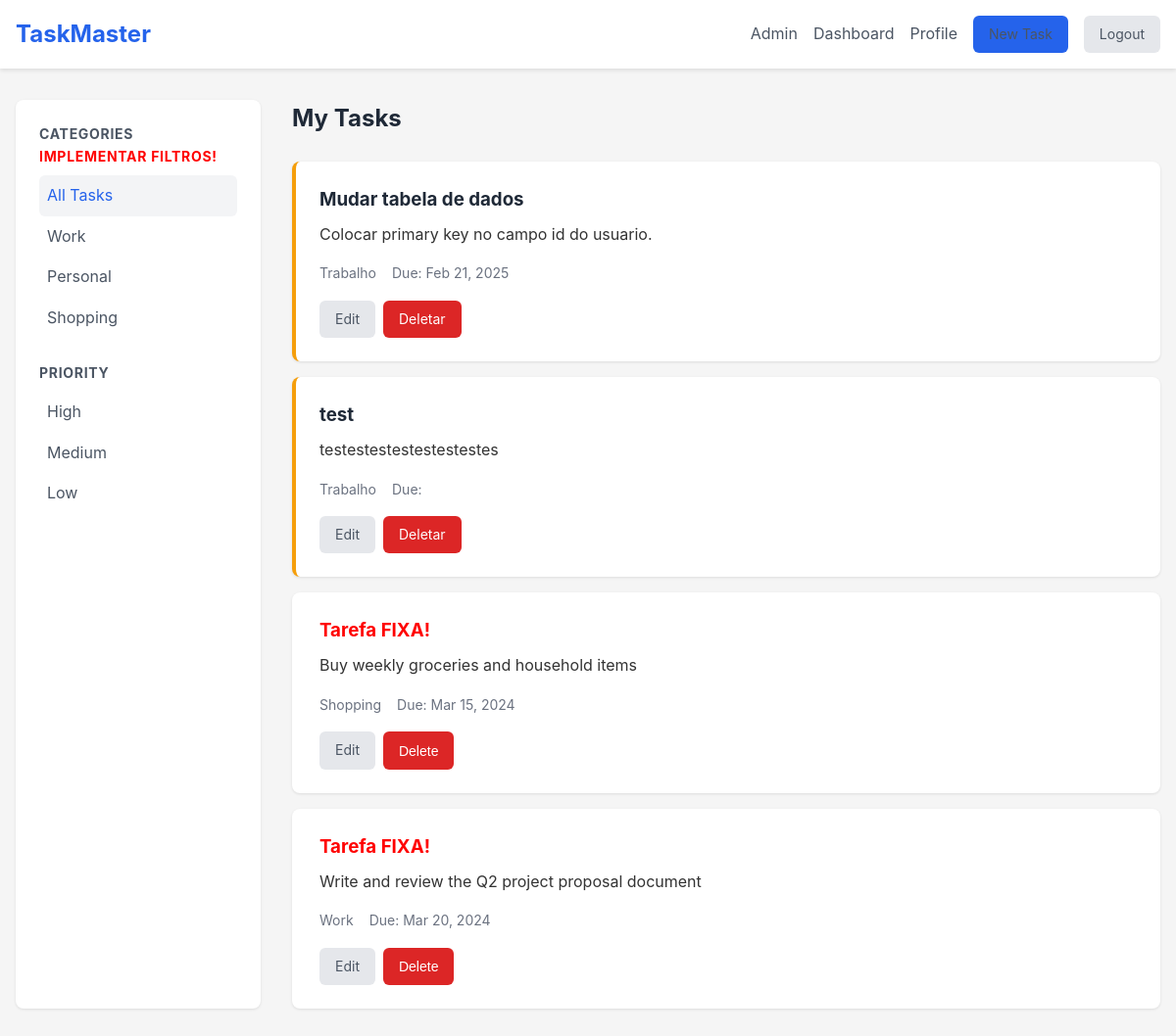
Page / (signed in) on the earlier database version.
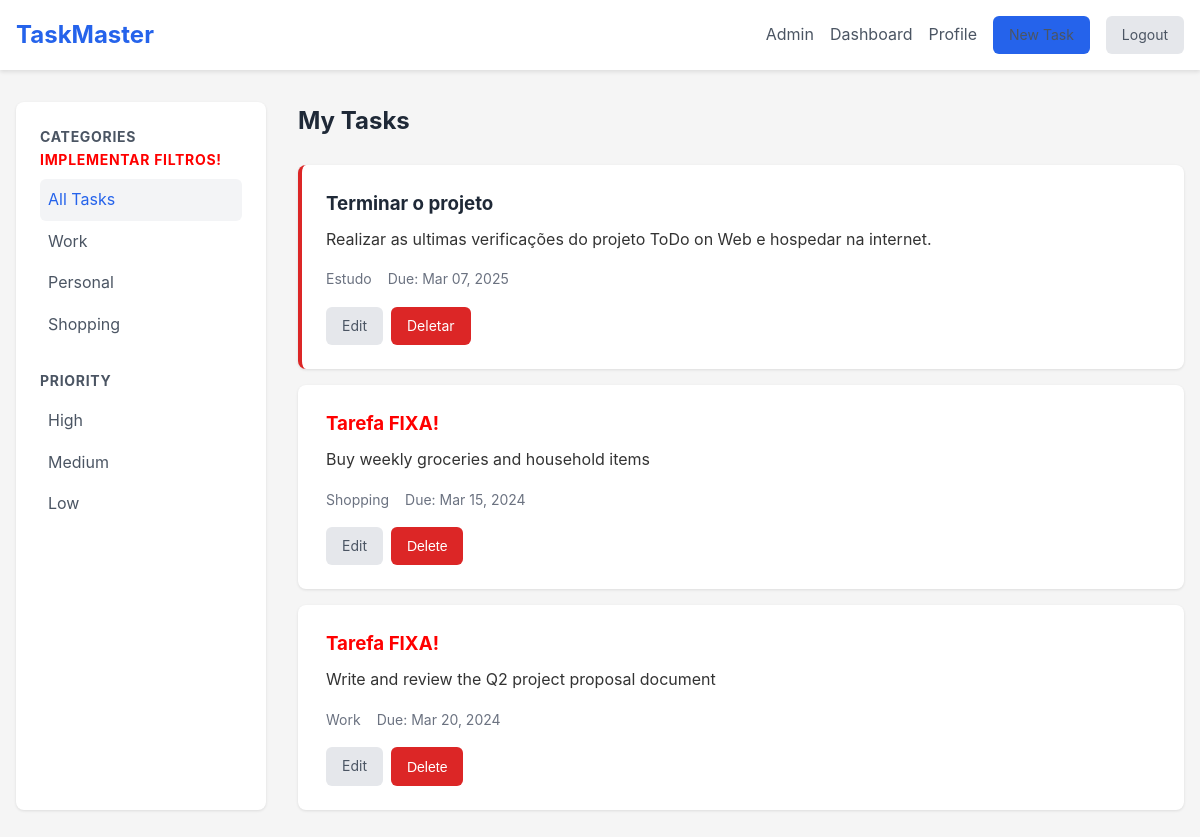
Same page on the later database version.
### tables this page shows
CREATE TABLE tasks (
        id INTEGER PRIMARY KEY,
        user_id INTEGER NOT NULL,
        name TEXT NOT NULL,
        description TEXT NOT NULL,
        created_at TEXT DEFAULT CURRENT_TIMESTAMP NOT NULL,
        due_date DATE,
        priority INTEGER CHECK(priority BETWEEN 1 AND 3),
        category TEXT CHECK(category IN ('Trabalho', 'Pessoal', 'Estudo', 'Lazer', 'Casa', 'Saude')),
        completed INTEGER DEFAULT 0,
        FOREIGN KEY (user_id) REFERENCES users(id)
    );

### config/routes.php (called while the page is built, shortened)
<?php
return [
    'GET|/' => [TaskController::class, 'dashboardPage'],
    'GET|/home' => [TaskController::class, 'homePage'],
    'GET|/admin' => [TaskController::class, 'adminPage'],
    'GET|/tarefas' => [TaskController::class, 'userTaskPage'],
    'GET|/edit-task' => [TaskController::class, 'taskForm'],
    'GET|/delete-task' => [TaskController::class, 'deleteTask'],
    'GET|/cadastro' => [UserController::class, 'userCadForm'],
    'GET|/login' => [UserController::class, 'userLoginForm'],
    'GET|/profile' => [UserController::class, 'updatePage'],
    'GET|/edit-pwd' => [UserController::class, 'updatePWDForm'],
    'GET|/delete-user' => [UserController::class, 'deleteUser'],
    'GET|/logout' => [AuthController::class, 'logout'],
    'POST|/tarefas' => [TaskController::class, 'addTask'],
    'POST|/edit-task' => [TaskController::class, 'updateTask'],
    'POST|/cadastro' => [AuthController::class, 'addUser'],
    'POST|/login' => [AuthController::class, 'login'],
    'POST|/profile' => [UserController::class, 'updateUser'],
    'POST|/edit-pwd' => [UserController::class, 'updatePWD']
];

### src/Controller/TaskController.php (called while the page is built, shortened)
<?php
class TaskController
{
    private TaskRepository $taskRepository;
    public function __construct(TaskRepository $taskRepository, UserRepository $userRepository)
    {
        $this->taskRepository = $taskRepository;
    }
    public function dashboardPage(): void
    {
        $id = $_SESSION['id'];
        $tasks = $this->taskRepository->all($id);
        require_once __DIR__ . '/../../view/dashboard.php';
    }
}

### src/Repository/TaskRepository.php (called while the page is built, shortened)
<?php
class TaskRepository
{
    private PDO $pdo;
    public function __construct(PDO $pdo)
    {
        $this->pdo = $pdo;
    }
    public function all(int|null $id = null): array
    {
        $idUser = $id !== null ? 'WHERE user_id = :id' : '';
        $stmt = $this->pdo->query(
            "SELECT * FROM tasks $idUser;"
        );
        if ($id !== null) {
            $stmt->bindValue(':id', $id);
            $stmt->execute();
        }
        $tasks = $stmt->fetchAll(PDO::FETCH_ASSOC);
        return array_map($this->hydrate(...),$tasks);
    }
    private function hydrate(array $data): Task
    {
        $task = new Task($data['name'], $data['description'], $data['priority'], $data['category']);
        $task->setId($data['id']);
        $task->setUserId($data['user_id']);
        $task->setCreated_at($data['created_at']);
        $task->setDueDate($data['due_date']);
        return $task;
    }
}

### src/Entity/Task.php (called while the page is built, shortened)
<?php
class Task
{
    private int $id;
    public readonly string $due_date;
    public function __construct(string $name, string $description, int $priority, string $category)
    {
        $this->name = $name;
        $this->description = $description;
        $this->priority = $priority;
        $this->category = $category;
    }
    public function setId(int $id): void
    {
        $this->id = $id;
    }
    public function getId(): int
    {
        return $this->id;
    }
    public function setDueDate(string $due_date): void
    {
        $this->due_date = $due_date;
    }
    public function getDueDate(): ?string
    {
        $db_date = $this->due_date;
        if (!$db_date) {
            return null;
        }
        return date('M d, Y', strtotime($db_date));
    }
}

### view/dashboard.php (the view)
    <?php require_once 'Includes/header.php'; ?>
    <main class="dashboard">
        <aside class="sidebar">
            <h3>Categories <span class="todo">Implementar filtros!</span></h3>
            <ul>
                <li><a href="#" class="active">All Tasks</a></li>
                <li><a href="#">Work</a></li>
                <li><a href="#">Personal</a></li>
                <li><a href="#">Shopping</a></li>
            </ul>
            <h3>Priority</h3>
            <ul>
                <li><a href="#">High</a></li>
                <li><a href="#">Medium</a></li>
                <li><a href="#">Low</a></li>
            </ul>
        </aside>
        <section class="task-list">
            <h2>My Tasks</h2>
            <div class="tasks">
                <?php foreach ($tasks as $task): ?>
                <div class="task-card priority-<?= $task->priority; ?>">
                    <h3><?= htmlentities($task->name); ?></h3>
                    <p><?= htmlentities($task->description); ?></p>
                    <div class="task-meta">
                        <span class="category"><?= $task->category; ?></span>
                        <span class="due-date"><?= 'Due: ' . $task->getDueDate(); ?></span>
                    </div>
                    <div class="task-actions">
                        <a href="/edit-task?id=<?= $task->getId(); ?>" class="btn-secondary">Edit</a>
                        <a class="btn-danger" href="/delete-task?id=<?= $task->getId(); ?>">Deletar</a>
                    </div>
                </div>
                <?php endforeach; ?>
                <div class="task-card priority-medium">
                    <h3><span class="todo">Tarefa FIXA!</span></h3>
                    <p>Buy weekly groceries and household items</p>
                    <div class="task-meta">
                        <span class="category">Shopping</span>
                        <span class="due-date">Due: Mar 15, 2024</span>
                    </div>
                    <div class="task-actions">
                        <a href="edit-task.php" class="btn-secondary">Edit</a>
                        <button class="btn-danger">Delete</button>
                    </div>
                </div>
                <div class="task-card priority-high">
                    <h3><span class="todo">Tarefa FIXA!</span></h3>
                    <p>Write and review the Q2 project proposal document</p>
                    <div class="task-meta">
                        <span class="category">Work</span>
                        <span class="due-date">Due: Mar 20, 2024</span>
                    </div>
                    <div class="task-actions">
                        <a href="edit-task.php" class="btn-secondary">Edit</a>
                        <button class="btn-danger">Delete</button>
                    </div>
                </div>
            </div>
        </section>
    </main>
</body>
</html>

### public/index.php (shortened to what this page needs)
<?php
$dbPath = __DIR__ . '/../db.sqlite';
$pdo = new PDO("sqlite:$dbPath");
$routes = require_once __DIR__ . '/../config/routes.php';
$method = $_SERVER['REQUEST_METHOD'];
$path = $_SERVER['PATH_INFO'] ?? '/';
$routesKey = "$method|$path";
$userRepository = new UserRepository($pdo);
$taskRepository = new TaskRepository($pdo);
if (array_key_exists($routesKey, $routes)){
    [$class, $method] = $routes[$routesKey];
    $controller = new $class($taskRepository, $userRepository);
    $controller->$method();
} else {
    http_response_code(404);
}

### view/Includes/header.php (shortened to what this page needs)
<!DOCTYPE html>
<html lang="en">
<head>
    <link rel="stylesheet" href="/css/styles.css">
</head>
<body>
    <header>
        <nav>
            <a href="/" class="logo" style="text-decoration: none;">TaskMaster</a>
            <div class="nav-links">
                <a href="/admin">Admin</a>
                <a href="/" >Dashboard</a>
                <a href="/profile?id=<?= $_SESSION['id']; ?>">Profile</a>
                <a href="/tarefas" class="btn-primary">New Task</a>
                <a href="/logout" class="btn-secondary">Logout</a>
            </div>
        </nav>
    </header>

### public/css/styles.css (style rules this page uses)
* { margin: 0; padding: 0; box-sizing: border-box; }
body { font-family: -apple-system, BlinkMacSystemFont, 'Segoe UI', Roboto, Oxygen, Ubuntu, Cantarell, sans-serif; line-height: 1.6; color: #333; background-color: #f5f5f5; }
header { background-color: white; box-shadow: 0 2px 4px rgba(0,0,0,0.1); }
nav { max-width: 1200px; margin: 0 auto; padding: 1rem; display: flex; justify-content: space-between; align-items: center; }
.logo { font-size: 1.5rem; font-weight: bold; color: #2563eb; }
.nav-links { display: flex; gap: 1rem; align-items: center; }
.nav-links a { text-decoration: none; color: #4b5563; }
.btn-primary { background-color: #2563eb; color: white; padding: 0.5rem 1rem; border-radius: 0.375rem; text-decoration: none; border: none; cursor: pointer; font-size: 0.875rem; }
.btn-secondary { background-color: #e5e7eb; color: #4b5563; padding: 0.5rem 1rem; border-radius: 0.375rem; text-decoration: none; border: none; cursor: pointer; font-size: 0.875rem; }
.btn-danger { background-color: #dc2626; color: white; padding: 0.5rem 1rem; border-radius: 0.375rem; text-decoration: none; border: none; cursor: pointer; font-size: 0.875rem; }
.dashboard { display: grid; grid-template-columns: 250px 1fr; gap: 2rem; max-width: 1200px; margin: 2rem auto; padding: 0 1rem; }
.sidebar { background: white; padding: 1.5rem; border-radius: 0.5rem; box-shadow: 0 1px 3px rgba(0,0,0,0.1); }
.sidebar h3 { color: #4b5563; font-size: 0.875rem; text-transform: uppercase; letter-spacing: 0.05em; margin: 1.5rem 0 0.5rem; }
.sidebar h3:first-child { margin-top: 0; }
.sidebar ul { list-style: none; }
.sidebar a { display: block; padding: 0.5rem; color: #4b5563; text-decoration: none; border-radius: 0.375rem; }
.sidebar a:hover, .sidebar a.active { background-color: #f3f4f6; color: #2563eb; }
.task-list h2 { margin-bottom: 1.5rem; color: #1f2937; }
.tasks { display: grid; gap: 1rem; }
.task-card { background: white; padding: 1.5rem; border-radius: 0.5rem; box-shadow: 0 1px 3px rgba(0,0,0,0.1); border-left: 4px solid transparent; }
.task-card.priority-3 { border-left-color: #dc2626; }
.task-card h3 { margin-bottom: 0.5rem; color: #1f2937; }
.task-meta { display: flex; gap: 1rem; margin: 1rem 0; font-size: 0.875rem; color: #6b7280; }
.task-actions { display: flex; gap: 0.5rem; margin-top: 1rem; }
.todo { color: red; }
.task-card.priority-2 { border-left-color: #f59e0b; }

Differences in the rows shown:
removed tasks: name "Mudar tabela de dados", description "Colocar primary key no campo id do usuario.", category "Trabalho", due_date "Feb 21, 2025"
removed tasks: name "test", description "testestestestestestestes", category "Trabalho"
added tasks: name "Terminar o projeto", description "Realizar as ultimas verificações do projeto ToDo on Web e hospedar na internet.", category "Estudo", due_date "Mar 07, 2025", priority 3 (drawn)
